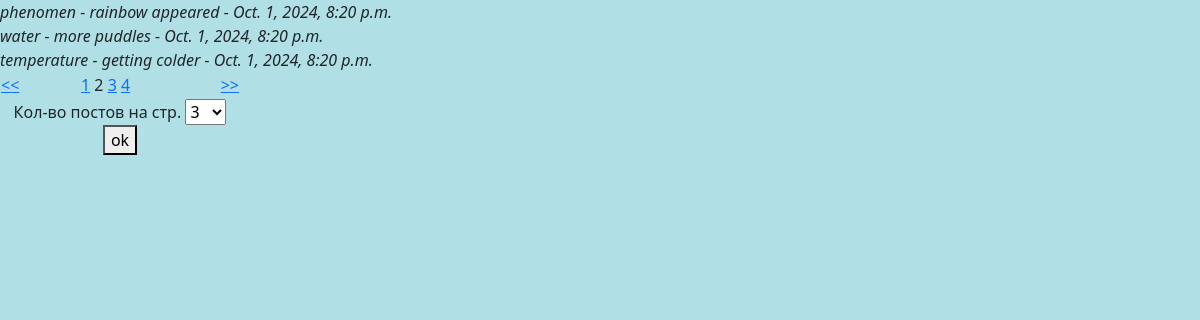
/?page=2&page_=3, run on the app's committed database.
### blog/models.py (models this page shows, shortened)
class Posts(models.Model):
    title = models.CharField(max_length=100)
    content = models.TextField(default='')
    date = models.DateTimeField(auto_now=False)

### blog/views.py (the view)
# urls.py: path('', index),
def index(request):
    SELECT_CHOICE = ['3', '5', '10']
    title_ = 'Главная'
    posts = Posts.objects.all()
    if request.GET.get('page_') is None:
        page_ = 3
    else:
        page_ = request.GET.get('page_')
    if request.method == 'POST':
        select = request.POST.get('select')
        if select is None:
            page_ = 3
        else:
            page_ = select
    paginator = Paginator(posts, page_)
    page_number = request.GET.get('page')
    page_obj = paginator.get_page(page_number)
    context = {
        'title': title_,
        'page_obj': page_obj,
        'select_choice': SELECT_CHOICE,
        'page_': page_,
    }
    return render(request, 'index.html', context=context)

### templates/index.html (shortened to what this page needs)
{% load static %}
<!DOCTYPE html>
<html lang="en">
<head>
    <link href="https://cdn.jsdelivr.net/npm/bootstrap@5.0.0-beta1/dist/css/bootstrap.min.css" rel="stylesheet">
    <link rel="stylesheet"  type="text/css" href="{% static 'style.css' %}">
</head>
<body>
    <div>
        {% for post in page_obj %}
            <i>{{ post.title }} - {{ post.content }} - {{ post.date }}</i><br>
        {% endfor %}
    </div>
    <div>
    <table width='20%'>
        <tr>
            <td width='33%'>
    {% if page_obj.has_other_pages %}
        {% if page_obj.has_previous %}
        <a href='?page={{ page_obj.previous_page_number }}&pag={{ page_ }}'>&lt;&lt;</a>
        {% endif %}
            </td>
            <td width='33%'>
        {% for i in page_obj.paginator.page_range %}
            {% if page_obj.number == i %}
                {{ i }}
            {% else %}
                <a href='?page={{ i }}&page_={{ page_ }}'>{{ i }}</a>
            {% endif%}
        {% endfor %}
            </td>
            <td width='33%' style="text-align: right">
        {% if page_obj.has_next %}
           <a href='?page={{ page_obj.next_page_number }}&page_={{ page_ }}'>&gt;&gt;</a>
        {% endif %}
    {% endif %}
            </td>
        </tr>
        <tr>
            <td colspan='3' style="text-align: center">
                <form method='POST'>
                    Кол-во постов на стр.
                    <select name='select'>
                        {% for p in select_choice %}
                            {% if p == page_  %}
                                <option value={{ page_ }} selected>{{ p }}</option>
                            {% else %}
                                <option value={{ p }} >{{ p }}</option>
                            {% endif %}
                        {% endfor %}
                      </select>
                    <button type='submit'>ok</button>
                </form>
            </td>
        </tr>
    </table>
    </div>
</body>
</html>

### static/style.css (style rules this page uses)
body { background-color: powderblue; }

### data on the page
Posts: title "phenomen", content "rainbow appeared", date "Oct. 1, 2024, 8:20 p.m."
Posts: title "water", content "more puddles", date "Oct. 1, 2024, 8:20 p.m."
Posts: title "temperature", content "getting colder", date "Oct. 1, 2024, 8:20 p.m."

### other printed values
{{ i }} "1" "3" "4"
{{ i }} "2"
form field select "3"
